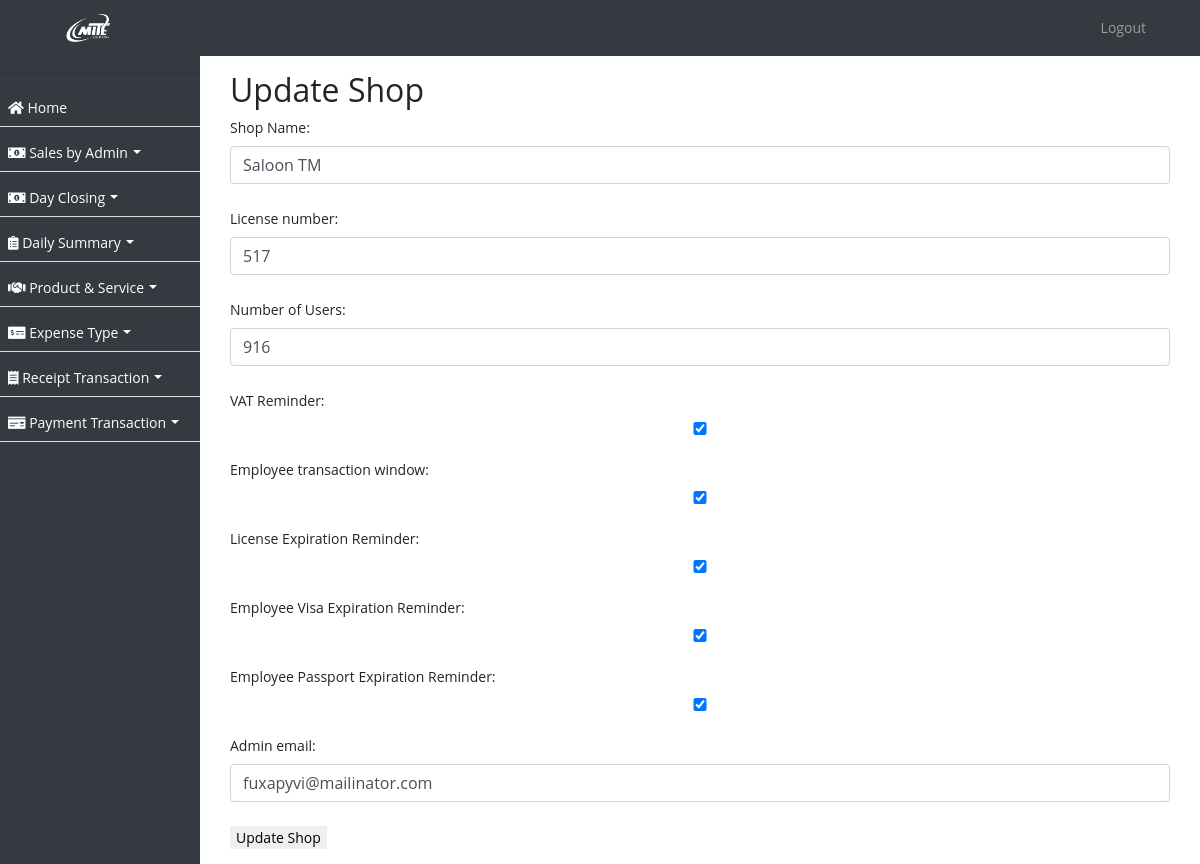
The page /shop/update/10/ on the database its author committed.
### ezshopapp/models.py (models this page shows, shortened)
class Shop(models.Model):
    name = models.CharField(max_length=255, verbose_name='Shop Name')
    license_number = models.CharField(max_length=50, unique=True)
    num_users = models.PositiveIntegerField(verbose_name='Number of Users')
    vat_remainder = models.BooleanField(default=False, verbose_name='VAT Reminder')
    employee_transaction_window = models.BooleanField(default=False)
    license_expiration_reminder = models.BooleanField(default=False, verbose_name='License Expiration Reminder')
    employee_visa_expiration_reminder = models.BooleanField(default=False, verbose_name='Employee Visa Expiration Reminder')
    employee_passport_expiration_reminder = models.BooleanField(default=False, verbose_name='Employee Passport Expiration Reminder')
    admin_email = models.EmailField(max_length=100, default='')
    created_on = models.DateTimeField(auto_now_add=True, null=True)

### ezshopapp/views.py (the view)
# urls.py: path('shop/update/<int:pk>/', ShopUpdateView.as_view(), name='update_shop'),
class ShopUpdateView(UpdateView):
    model = Shop
    form_class = ShopForm
    template_name = 'update_shop.html'
    success_url = reverse_lazy('shop_list')

### ezshopapp/forms.py
class ShopForm(forms.ModelForm):
    class Meta:
        model = Shop
        fields = '__all__'

### ezshopapp/templates/update_shop.html (shortened to what this page needs)
{% extends 'base.html' %}
{% block content %}
  <div class="container">
    <h2>Update Shop</h2>
    <form method="post" enctype="multipart/form-data">
      {{ form.as_p }}
      <button type="submit">Update Shop</button>
    </form>
  </div>
{% endblock %}

### ezshopapp/templates/base.html (style rules this page uses)
body, p, h1, h2, h3, h4, h5, h6, a, li, label, input, div, span, small { font-family: "Open Sans", sans-serif !important; }
button:focus, button { outline: none !important; border: none; }
body, p, a, li, li>a { font-size:14px !important; }
body { padding-top: 56px; background-color: #ffffff !important; }
input, select { width: 100%; padding: 0.375rem 0.75rem; margin-bottom: 0.5rem; font-size: 1rem; line-height: 1.5; color: #495057; background-color: #fff; background-clip: padding-box; border: 1px solid #ced4da; border-radius: 0.25rem; transition: border-color 0.15s ease-in-out, box-shadow 0.15s ease-in-out; }

### rows shown on the page
Shop: name "Saloon TM", license_number "517", num_users "916", vat_remainder "☑", employee_transaction_window "☑", license_expiration_reminder "☑", employee_visa_expiration_reminder "☑", employee_passport_expiration_reminder "☑", admin_email "fuxapyvi@mailinator.com"
